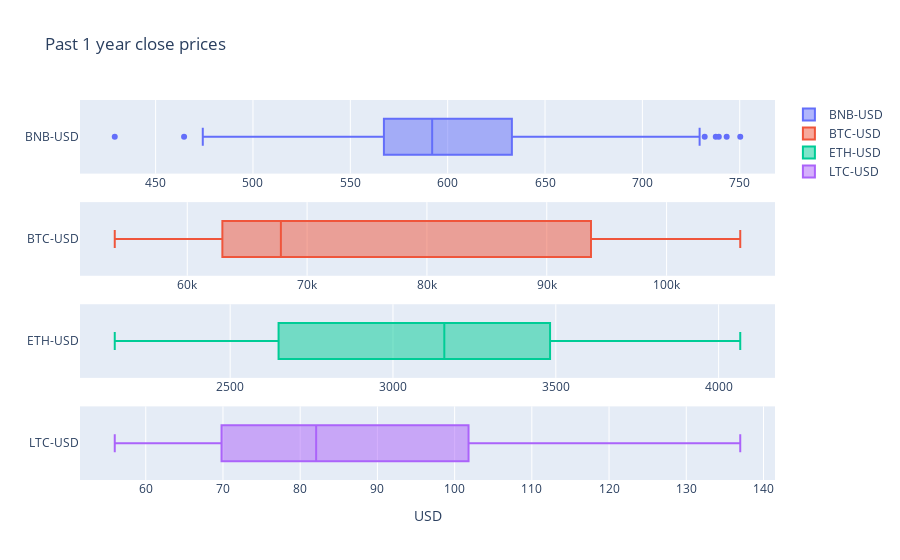

The notebook cell this image was saved under:
### Markdown cell above
# visualise the distribution of BTC, repeat for other selected coins.

### Code cell
print(data[selected_coins].head().to_markdown())

from plotly.subplots import make_subplots
import plotly.graph_objects as go

fig = make_subplots(rows=4, cols=1)

for i in range(len(selected_coins)):
    fig.add_trace(
        go.Box(
            x=data[selected_coins[i]],
            name=selected_coins[i]
        ),
        col=1,
        row=i+1
    )
fig.update_xaxes(col=1, row=len(selected_coins), title_text="USD")
fig.update_layout(title="Past 1 year close prices")

data[selected_coins].plot(kind='density', subplots=True, layout=(1, 4), sharex=False, sharey=False, figsize=(14,6))
fig.write_image("coin_box.png")
fig.show()
plt.show()

### Figure 1 — Plotly figure (JSON) as saved in the notebook; plotly's stock layout.template omitted (floating-point values rounded to 4 significant figures; data arrays with more than 128 entries replaced by an {"elided": "..."} marker saying what was removed)
{"data": [{"name": "BNB-USD", "type": "box", "x": {"elided": "365 float values"}, "xaxis": "x", "yaxis": "y"}, {"name": "BTC-USD", "type": "box", "x": {"elided": "365 float values"}, "xaxis": "x2", "yaxis": "y2"}, {"name": "ETH-USD", "type": "box", "x": {"elided": "365 float values"}, "xaxis": "x3", "yaxis": "y3"}, {"name": "LTC-USD", "type": "box", "x": {"elided": "365 float values"}, "xaxis": "x4", "yaxis": "y4"}], "layout": {"title": {"text": "Past 1 year close prices"}, "xaxis": {"anchor": "y", "domain": [0, 1]}, "xaxis2": {"anchor": "y2", "domain": [0, 1]}, "xaxis3": {"anchor": "y3", "domain": [0, 1]}, "xaxis4": {"anchor": "y4", "domain": [0, 1], "title": {"text": "USD"}}, "yaxis": {"anchor": "x", "domain": [0.8063, 1]}, "yaxis2": {"anchor": "x2", "domain": [0.5375, 0.7312]}, "yaxis3": {"anchor": "x3", "domain": [0.2687, 0.4625]}, "yaxis4": {"anchor": "x4", "domain": [0, 0.1938]}}}
